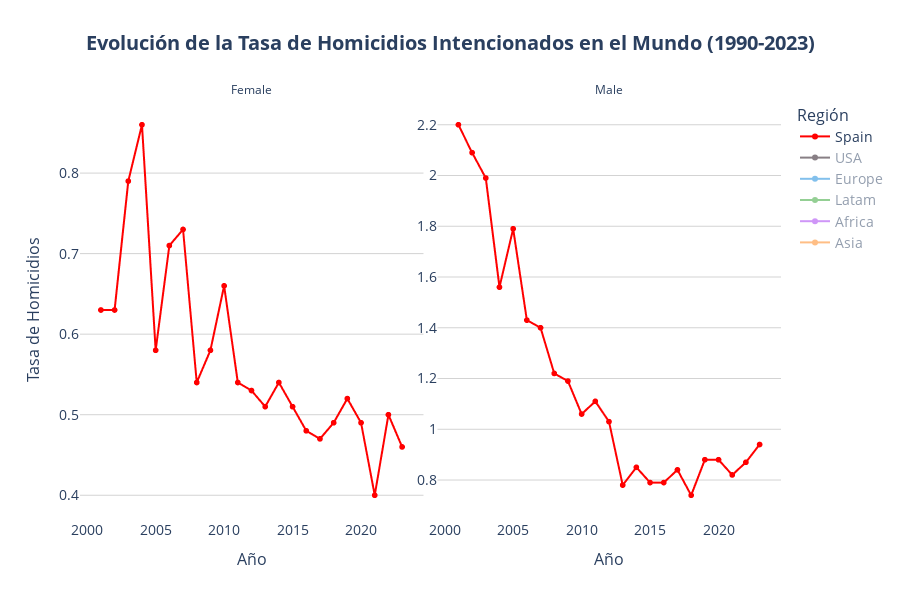

Write notebook code for a chart like this one.
### Markdown cell above
## Time Series

### Code cell
time_series_plot(
    df = df_time_series,
    x='Year',
    y='homicides_rate',
    line_group='Country',
    facet_col='Sex',
    color='Region_2',
    default_visible_name='Spain',
    title='Evolución de la Tasa de Homicidios Intencionados en el Mundo (1990-2023)',
    hover_data=HOVER_DATA['time_series'],
    labels=LABELS['time_series'],
    hovertemplate=HOVER_TEMPLATES['time_series'],
    color_discrete_map=COLOR_MAP['Region_2'],
    category_orders=CATEGORY_ORDERS,
    plot_save_path=os.path.join(PROJECT_PATH, 'plots', PLOT_FILENAME['time_series']),
    show=True
)
